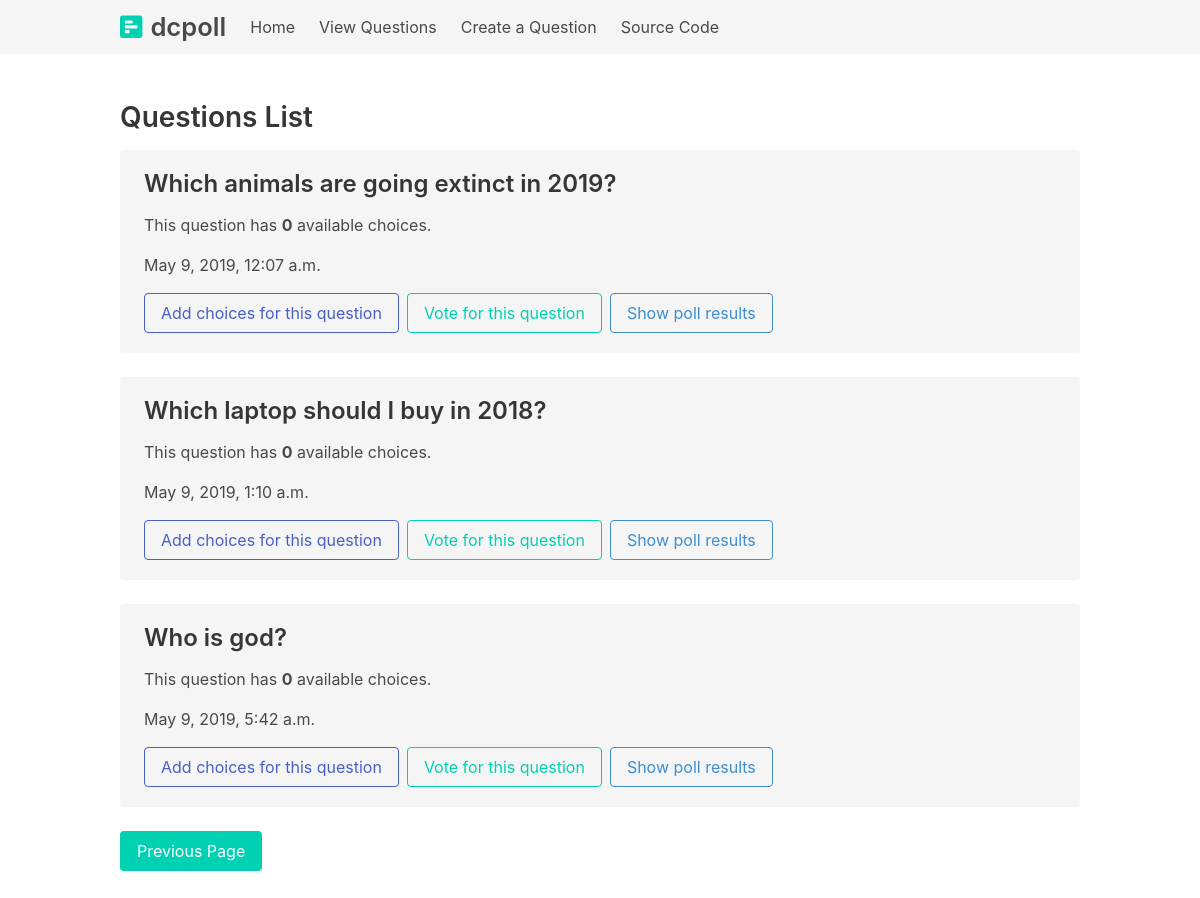
Screenshot of /polls/list/?page=2 with the database file from the repository.
### polls/models.py (models this page shows, shortened)
class Question(models.Model):
    question_text = models.CharField(max_length=200)
    pub_date = models.DateTimeField(auto_now=True)

### polls/views.py (the view)
# urls.py: path('polls/list/', polls_questions_list, name='polls-list'),
def polls_questions_list(request):
    questions_list = Question.objects.all()
    paginator = Paginator(questions_list, 8)
    page = request.GET.get('page')
    data = paginator.get_page(page)
    context = {'title': 'Polls List Page',
               'data':data}
    return render(request, 'questions-list.html', context)

### templates/questions-list.html (shortened to what this page needs)
{% extends 'base.html' %}
{% block content %}
<section class="section">
	<section class="container">
		<section class="content">
			<h2>Questions List</h2>
			{% for q in data %}
				<div class="notification is-light">
					<h3>{{ q.question_text }}</h3>
					<p>This question has <strong>{{ q.choice_set.all.count }}</strong>
					available choices.</p>
					<p class="">{{ q.pub_date}}</p>
					<div class="buttons">
						<a class="button is-link is-outlined" href="{% url 'polls-create-choice' q.id  %}">Add choices for this question</a>
						<a class="button is-primary is-outlined" href="{% url 'polls-vote' q.id  %}">Vote for this question</a>
						<a class="button is-info is-outlined" href="{% url 'polls-results' q.id  %}">Show poll results</a>
					</div>
				</div>
			{% endfor %}
			{% if data.has_previous %}
			<a class="button is-primary" href="?page={{ data.previous_page_number }}">Previous Page</a>
			{% endif %}
		</section>
	</section>
</section>
{% endblock %}

### rows the page displays
Question: question_text "Which animals are going extinct in 2019?", choice_set.all.count "0", pub_date "May 9, 2019, 12:07 a.m."
Question: question_text "Which laptop should I buy in 2018?", choice_set.all.count "0", pub_date "May 9, 2019, 1:10 a.m."
Question: question_text "Who is god?", choice_set.all.count "0", pub_date "May 9, 2019, 5:42 a.m."
